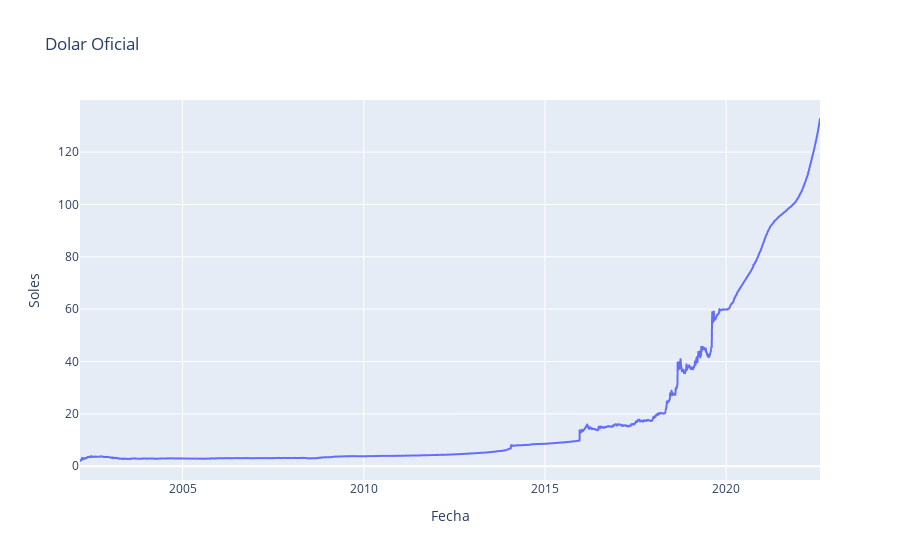

The notebook cell this image was saved under:
### Code cell
fig = px.line(dolar_o, x='d', y='v', title='Dolar Oficial',
         labels={'d': 'Fecha', 'v': 'Soles'})
fig

### Figure 1 — Plotly figure (JSON) as saved in the notebook; plotly's stock layout.template omitted (floating-point values rounded to 4 significant figures; data arrays with more than 128 entries replaced by an {"elided": "..."} marker saying what was removed)
{"data": [{"hovertemplate": "Fecha=%{x}<br>Soles=%{y}<extra></extra>", "legendgroup": "", "line": {"color": "#636efa", "dash": "solid"}, "marker": {"symbol": "circle"}, "mode": "lines", "name": "", "showlegend": false, "type": "scattergl", "x": {"elided": "5016 str values"}, "xaxis": "x", "y": {"elided": "5016 float values"}, "yaxis": "y"}], "layout": {"legend": {"tracegroupgap": 0}, "title": {"text": "Dolar Oficial"}, "xaxis": {"anchor": "y", "domain": [0, 1], "title": {"text": "Fecha"}}, "yaxis": {"anchor": "x", "domain": [0, 1], "title": {"text": "Soles"}}}}
